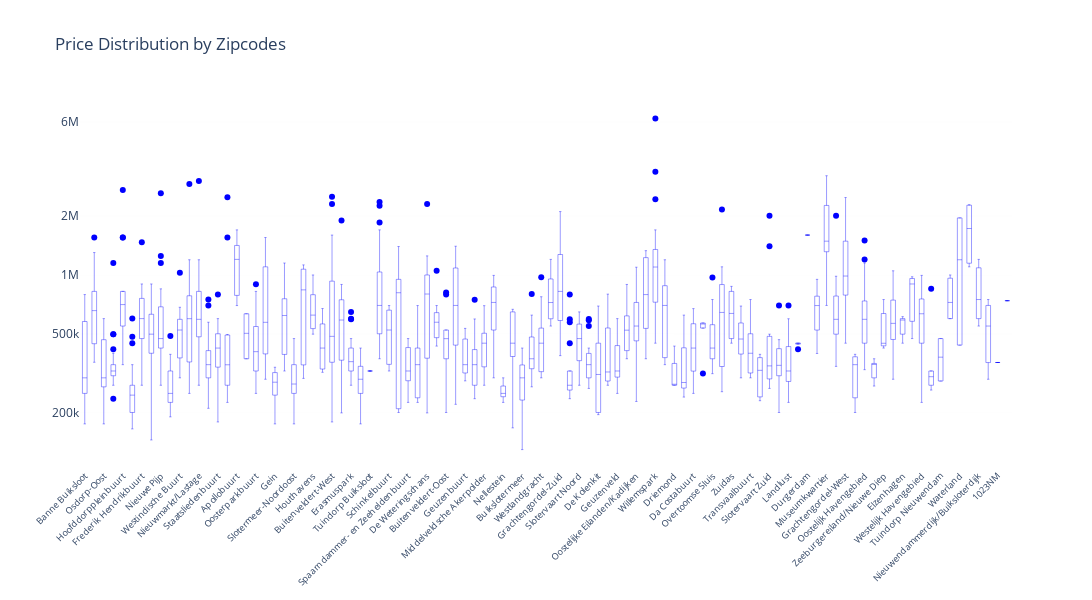

Notebook source saved alongside this figure:
### Code cell
fig = go.Figure()
y = pararius['price']
x = pararius['district'].astype(str)

fig.add_trace(go.Box(y=y, 
                     x=x,
                     fillcolor='rgba(0,0,0,0)', 
                     line = dict(color = 'blue', width=0.4),
                    ))
fig.update_layout(title_text='Price Distribution by Zipcodes',
                  width=1200,
                  height=600,
                  plot_bgcolor='rgba(0,0,0,0)',
                  xaxis=dict(tickangle=-45, nticks=80, tickfont=dict(size=9)),
                  yaxis=dict(gridcolor='#EEEEEE', gridwidth=0.1, nticks=15)
                 )
fig.update_yaxes(tickvals=[100000, 200000, 500000, 1000000, 2000000, 6000000])
fig.update_yaxes(type="log")

fig.show()

### Figure 1 — Plotly figure (JSON) as saved in the notebook; plotly's stock layout.template omitted (floating-point values rounded to 4 significant figures; data arrays with more than 128 entries replaced by an {"elided": "..."} marker saying what was removed)
{"data": [{"fillcolor": "rgba(0,0,0,0)", "line": {"color": "blue", "width": 0.4}, "type": "box", "x": {"elided": "1308 str values"}, "y": {"elided": "1308 int values"}}], "layout": {"height": 600, "plot_bgcolor": "rgba(0,0,0,0)", "title": {"text": "Price Distribution by Zipcodes"}, "width": 1200, "xaxis": {"nticks": 80, "tickangle": -45, "tickfont": {"size": 9}}, "yaxis": {"gridcolor": "#EEEEEE", "gridwidth": 0.1, "nticks": 15, "tickvals": [100000, 200000, 500000, 1000000, 2000000, 6000000], "type": "log"}}}
